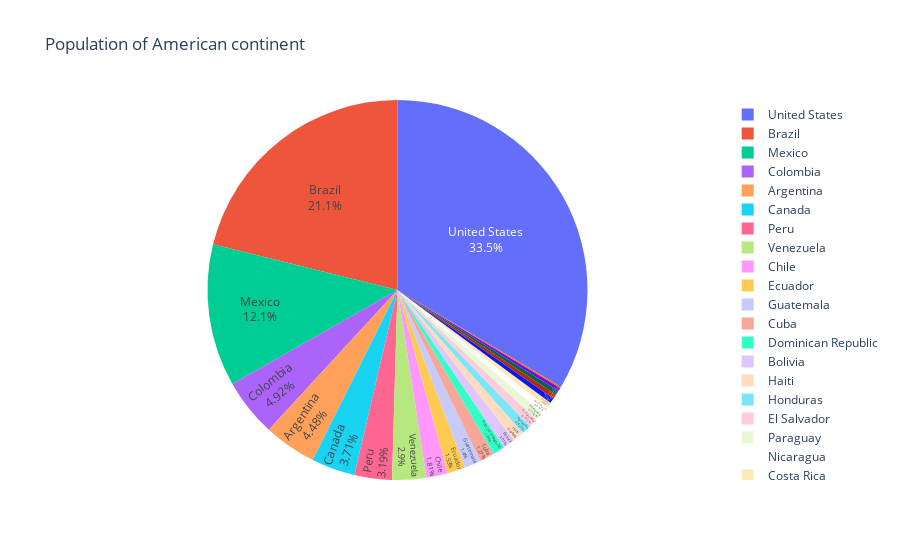

Notebook code cell kept with this figure:
### Markdown cell above
# 文本信息位置["inside","outside","auto","none"]

### Code cell
import plotly.express as px
df = px.data.gapminder().query("year == 2007").query("continent == 'Americas'")
fig = px.pie(df, values='pop', names='country',
             title='Population of American continent',
             hover_data=['lifeExp'], 
             labels={'lifeExp':'life expectancy'})
             
fig.update_traces(textposition='inside', textinfo='label+percent') # 将文本的信息放在里面
#修改参数之后的效果对比 把 inside 修改成 outside ,extinfo="label"
fig.show()

### Figure 1 — Plotly figure (JSON) as saved in the notebook; plotly's stock layout.template omitted (floating-point values rounded to 4 significant figures)
{"data": [{"customdata": [[75.32], [65.55], [72.39], [80.65], [78.55], [72.89], [78.78], [78.27], [72.23], [74.99], [71.88], [70.26], [60.92], [70.2], [72.57], [76.19], [72.9], [75.54], [71.75], [71.42], [78.75], [69.82], [78.24], [76.38], [73.75]], "domain": {"x": [0, 1], "y": [0, 1]}, "hovertemplate": "country=%{label}<br>pop=%{value}<br>life expectancy=%{customdata[0]}<extra></extra>", "labels": ["Argentina", "Bolivia", "Brazil", "Canada", "Chile", "Colombia", "Costa Rica", "Cuba", "Dominican Republic", "Ecuador", "El Salvador", "Guatemala", "Haiti", "Honduras", "Jamaica", "Mexico", "Nicaragua", "Panama", "Paraguay", "Peru", "Puerto Rico", "Trinidad and Tobago", "United States", "Uruguay", "Venezuela"], "legendgroup": "", "name": "", "showlegend": true, "textinfo": "label+percent", "textposition": "inside", "type": "pie", "values": [40301927, 9119152, 190010647, 33390141, 16284741, 44227550, 4133884, 11416987, 9319622, 13755680, 6939688, 12572928, 8502814, 7483763, 2780132, 108700891, 5675356, 3242173, 6667147, 28674757, 3942491, 1056608, 301139947, 3447496, 26084662]}], "layout": {"legend": {"tracegroupgap": 0}, "title": {"text": "Population of American continent"}}}
